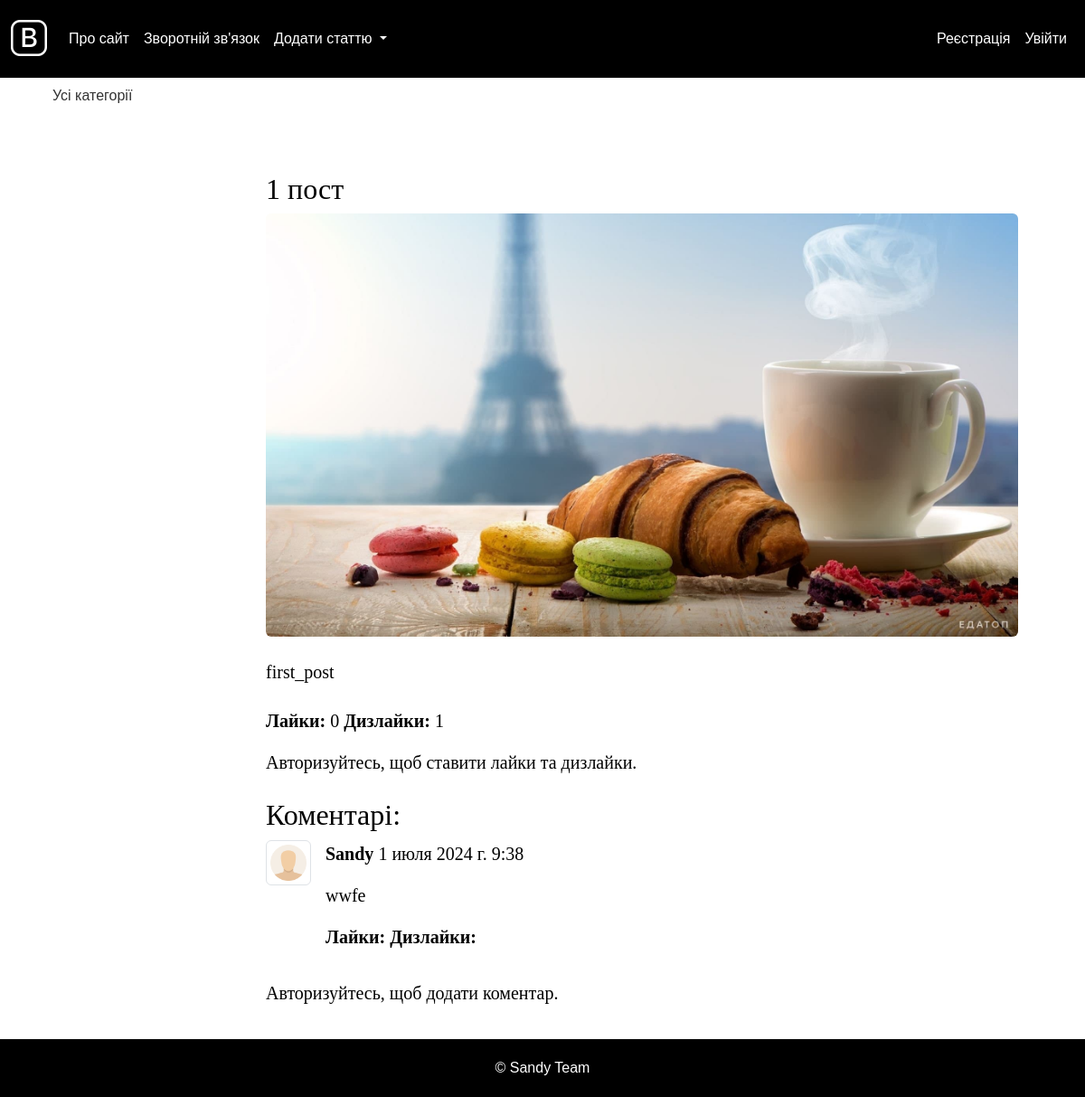
The page /post/first_post/ on the database as committed earlier.
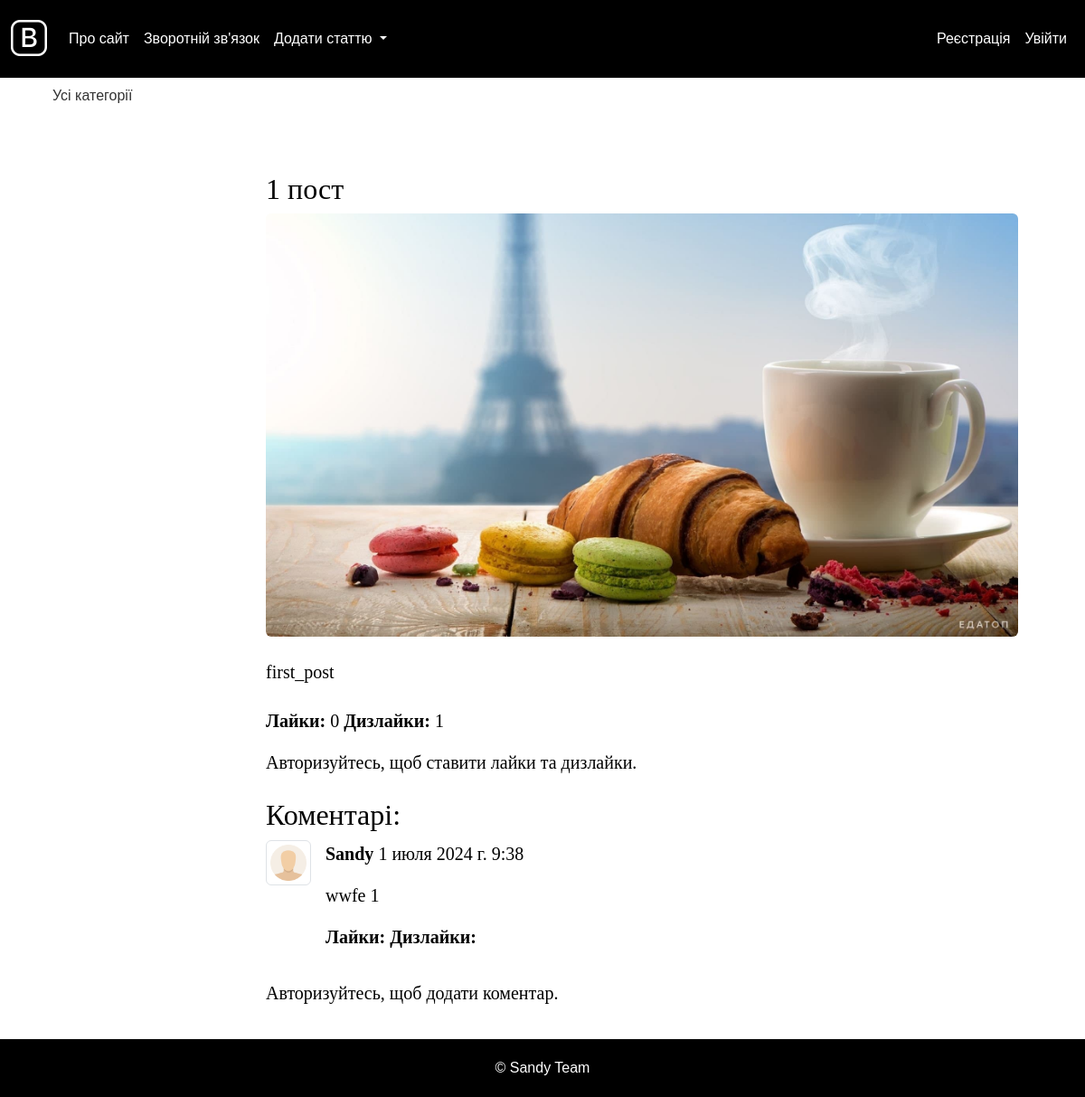
The same page on the database as committed later.
### blog/models.py (models this page shows, shortened)
class Comment(models.Model):
    post = models.ForeignKey(Blog, on_delete=models.CASCADE, related_name='comments', verbose_name="Запис блогу")
    user = models.ForeignKey(settings.AUTH_USER_MODEL, on_delete=models.CASCADE, verbose_name="Користувач")
    content = models.TextField(verbose_name="Коментар")
    created_at = models.DateTimeField(auto_now_add=True, verbose_name="Час створення")
    updated_at = models.DateTimeField(auto_now=True, verbose_name="Час оновлення")  # New field
    likes = models.ManyToManyField(settings.AUTH_USER_MODEL, related_name='liked_comments', blank=True, verbose_name="Лайки", through='CommentLike')
    dislikes = models.ManyToManyField(settings.AUTH_USER_MODEL, related_name='disliked_comments', blank=True, verbose_name="Дизлайки", through='CommentDislike')
    class Meta:
        verbose_name = 'Коментар'
        verbose_name_plural = 'Коментарі'
        ordering = ['created_at']

class CustomUser(AbstractUser):
    avatar = models.ImageField(upload_to='avatars/', blank=True, null=True, default='avatars/default_avatar.png')
    class Meta:
        verbose_name = 'Користувач'
        verbose_name_plural = 'Користувачі'

### blog/views.py (the view)
# urls.py: path('post/<slug:post_slug>/', views.ShowPost.as_view(), name='post'),
class ShowPost(DetailView):
        model = Blog
        template_name = 'post.html'
        slug_url_kwarg = 'post_slug'
        context_object_name = 'post'
        def get_context_data(self, **kwargs):
            context = super().get_context_data(**kwargs)
            context['comments'] = self.object.comments.select_related('user')
            context['form'] = CommentForm()
            context['tags'] = self.object.tags.all()
            return context

### blog/templates/post.html (shortened to what this page needs)
{% extends 'base.html' %}
{% load static %}
{% block content %}
<div class="container">
    <h1 class="mt-4">{{ post.title }}</h1>
    {% if post.photo %}
    <div class="mb-4">
        <img class="img-fluid rounded" src="{{ post.photo.url }}" alt="{{ post.title }}">
    </div>
    {% endif %}
    <div class="mb-4">
        {{ post.content|linebreaks }}
    </div>
    <div class="mb-3">
        <p><strong>Лайки:</strong> <span id="like_count">{{ post.likes.count }}</span> <strong>Дизлайки:</strong> <span id="dislike_count">{{ post.dislikes.count }}</span></p>
    </div>
    {% if request.user.is_authenticated %}
    <form id="like_form" method="post" action="{% url 'toggle_like' post.slug %}" class="mb-4 d-inline">
        {% csrf_token %}
        <button type="submit" class="btn btn-outline-success">
            {% if request.user in post.likes.all %}
                <i class="bi bi-hand-thumbs-up-fill"></i>
            {% else %}
                <i class="bi bi-hand-thumbs-up"></i>
            {% endif %}
        </button>
    </form>
    <form id="dislike_form" method="post" action="{% url 'toggle_dislike' post.slug %}" class="mb-4 d-inline">
        {% csrf_token %}
        <button type="submit" class="btn btn-outline-danger">
            {% if request.user in post.dislikes.all %}
                <i class="bi bi-hand-thumbs-down-fill"></i>
            {% else %}
                <i class="bi bi-hand-thumbs-down"></i>
            {% endif %}
        </button>
    </form>
    {% else %}
    <p>Авторизуйтесь, щоб ставити лайки та дизлайки.</p>
    {% endif %}
    <h2 class="mt-4">Коментарі:</h2>
    <div id="comment-list">
        {% for comment in post.comments.all %}
        <div class="comment mb-3" id="comment-{{ comment.id }}">
            <div class="d-flex">
                <div>
                    {% if comment.user.profile.avatar %}
                        <img src="{{ comment.user.profile.avatar.url }}" alt="Аватар" class="img-thumbnail" width="50" height="50">
                    {% else %}
                        <img src="{% static 'default_avatar.png' %}" alt="Аватар за замовчуванням" class="img-thumbnail" width="50" height="50">
                    {% endif %}
                </div>
                <div class="ms-3">
                    <p><strong>{{ comment.user.username }}</strong> {{ comment.created_at }}</p>
                    <p>{{ comment.content|linebreaks }}</p>
                    <p><strong>Лайки:</strong> <strong>Дизлайки:</strong> </p>
                </div>
            </div>
        </div>
        {% empty %}
        <p>Немає коментарів</p>
        {% endfor %}
    </div>
    {% if request.user.is_authenticated %}
    <form id="comment-form" method="post" action="{% url 'add_comment' post.slug %}">
        {% csrf_token %}
        <div class="mb-3">
            <label for="commentContent" class="form-label">Додати коментар:</label>
            <textarea id="commentContent" name="content" rows="4" class="form-control" placeholder="Введіть ваш коментар"></textarea>
        </div>
        <button type="submit" class="btn btn-primary">Додати коментар</button>
    </form>
    {% else %}
    <p>Авторизуйтесь, щоб додати коментар.</p>
    {% endif %}
</div>
{% endblock %}

Rows that differ between the two databases and show on the page:
changed Comment "Sandy": content "wwfe" → "wwfe 1"
